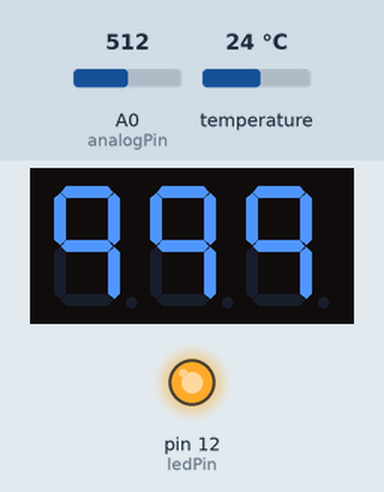
A program run on a simulated Arduino Nano, built with avr-gcc and run on an emulated ATmega328P. Shown: 3-digit seven-segment display, output pins drawn as LEDs (lit = HIGH). Wiring (inferred from the names in the program): BCD to 7-segment decoder: data pin 2, pin 3, pin 4, pin 5; 3-digit 7-segment display, segments lit when HIGH: segments Q0, Q1, Q2, Q3, Q4, Q5, Q6; digit selects pin 6, pin 7, pin 8. The inputs (shaded band) are chosen by the test bench; at power-on: A0 (analogPin) = 512, temperature 24 °C. The segment pins are drawn as the display they are named for; pins used as bus, display or sensor lines are not drawn.

Above: at 1.8 s.
1.9 s: A0 (analogPin) set to 122
At 5.8 s:
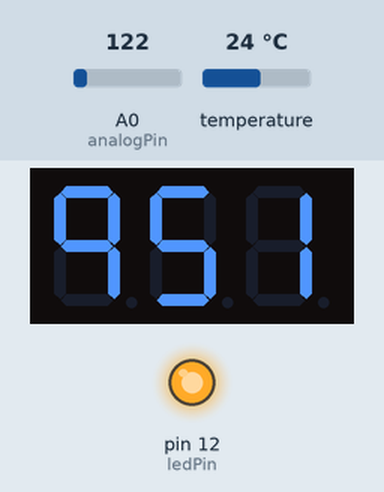
7.5 s: temperature set to 12 °C
At 11.2 s:
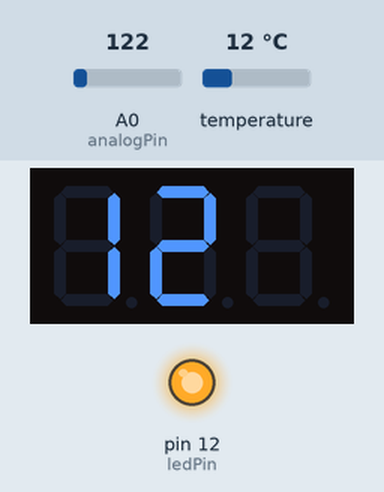
11.5 s: temperature set to 19 °C
At 13.4 s:
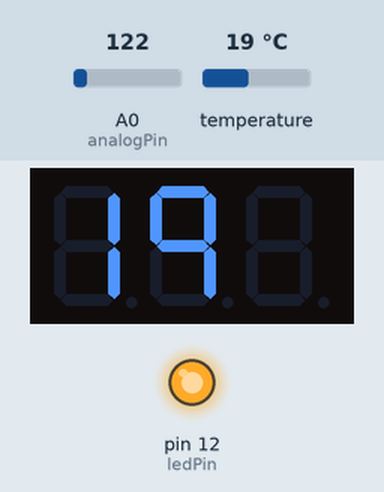
14.6 s: A0 (analogPin) set to 306
At 20.1 s:
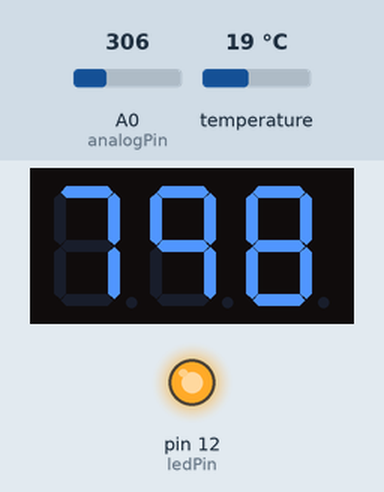
20.2 s: A0 (analogPin) set to 511
At 21.6 s:
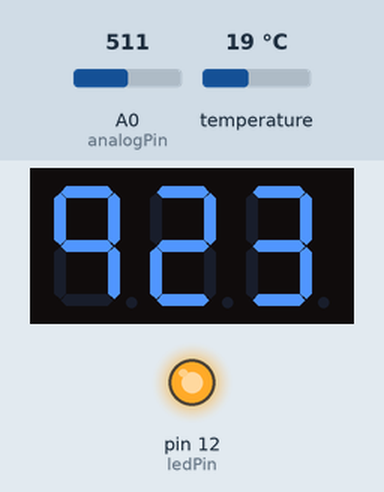
Timing chart, 0 to 23.2 s (numbered marks = the images above; inputs shaded):
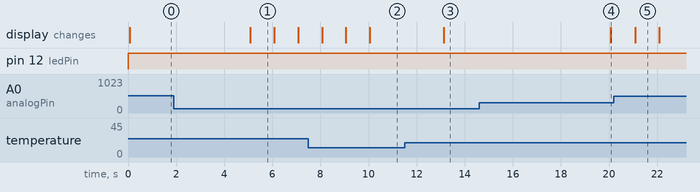

The program:

main.cpp
```cpp
#include <Arduino.h>
#include <Arduino_FreeRTOS.h>
#include <OneWire.h>
#include <DallasTemperature.h>

// พินเชื่อมต่อ IC CD4511BE
const uint8_t dataPins[] = {2, 3, 4, 5};
const uint8_t digitPins[] = {6, 7, 8};

// พินเซนเซอร์ GP2Y1014AU0F
const int ledPin = 12;
const int analogPin = A0;

// พินเซนเซอร์ DS18B20
const int oneWireBus = 10;
OneWire oneWire(oneWireBus);
DallasTemperature sensors(&oneWire);

// ตัวแปรเก็บค่าแยกกัน
volatile int pm25Value = 0;
volatile int tempValue = 0;
volatile bool displayMode = true;  // true = PM2.5, false = Temperature

// ฟังก์ชัน Kalman Filter
float estimate = 0.0;
float error_estimate = 0.5;
float error_measure = 1.0;
float kalmanGain = 0.0;

float kalmanFilter(float measurement) {
  kalmanGain = error_estimate / (error_estimate + error_measure);
  estimate = estimate + kalmanGain * (measurement - estimate);
  error_estimate = (1.0 - kalmanGain) * error_estimate;
  return estimate;
}

// ฟังก์ชันส่งข้อมูลไปยัง CD4511BE
void sendToCD4511(int digit) {
  for (int i = 0; i < 4; i++) {
    digitalWrite(dataPins[i], (digit >> i) & 0x01);
  }
}

// ฟังก์ชันแสดงตัวเลขบน 7-segment พร้อม C.
void showNumber(int number, bool showC, bool isPM25) {
  if (isPM25) {
    if (number > 999) number = 999;
    if (number < 0) number = 0;

    int hundreds = (number / 100) % 10;
    int tens = (number / 10) % 10;
    int units = number % 10;

    for (int i = 0; i < 3; i++) {
      digitalWrite(digitPins[0], i == 0 ? LOW : HIGH);
      digitalWrite(digitPins[1], i == 1 ? LOW : HIGH);
      digitalWrite(digitPins[2], i == 2 ? LOW : HIGH);

      int digit = (i == 0) ? hundreds : (i == 1) ? tens : units;
      sendToCD4511(digit);
      vTaskDelay(5 / portTICK_PERIOD_MS);
    }
  } else {
    if (number > 99) number = 99;
    if (number < 0) number = 0;

    int tens = (number / 10) % 10;
    int units = number % 10;

    for (int i = 0; i < 3; i++) {
      digitalWrite(digitPins[0], i == 0 ? LOW : HIGH);
      digitalWrite(digitPins[1], i == 1 ? LOW : HIGH);
      digitalWrite(digitPins[2], i == 2 ? LOW : HIGH);

      if (i == 2 && showC) {
        sendToCD4511(12);
      } else {
        int digit = (i == 0) ? tens : units;
        sendToCD4511(digit);
      }
      vTaskDelay(5 / portTICK_PERIOD_MS);
    }
  }
}

// ฟังก์ชันอ่านค่าฝุ่น PM2.5
int readPM25() {
  digitalWrite(ledPin, LOW);
  delayMicroseconds(280);

  int analogValue = analogRead(analogPin);
  delayMicroseconds(40);
  digitalWrite(ledPin, HIGH);
  delayMicroseconds(9680);

  float voltage = analogValue * (5.0 / 1023.0);
  float dustDensity = max(0.0, (voltage - 0.6) * 1000.0 / 0.5);
  float filteredDust = kalmanFilter(dustDensity);

  return (int)filteredDust;
}

// ฟังก์ชันอ่านค่าอุณหภูมิจาก DS18B20
int readTemperature() {
  sensors.requestTemperatures();
  float tempC = sensors.getTempCByIndex(0);
  return (int)tempC;
}

// Task สำหรับแสดงผล 7-segment
void taskDisplay(void *pvParameters) {
  for (uint8_t i = 0; i < 4; i++) pinMode(dataPins[i], OUTPUT);
  for (uint8_t i = 0; i < 3; i++) pinMode(digitPins[i], OUTPUT);

  while (1) {
    int valueToDisplay = displayMode ? pm25Value : tempValue;
    showNumber(valueToDisplay, !displayMode, displayMode);
  }
}

// Task อ่านค่าฝุ่น PM2.5
void taskReadPM25(void *pvParameters) {
  pinMode(ledPin, OUTPUT);
  digitalWrite(ledPin, HIGH);

  while (1) {
    pm25Value = readPM25();
    vTaskDelay(1000 / portTICK_PERIOD_MS);
  }
}

// Task อ่านค่าอุณหภูมิ DS18B20
void taskReadTemperature(void *pvParameters) {
  sensors.begin();
  while (1) {
    tempValue = readTemperature();
    vTaskDelay(1000 / portTICK_PERIOD_MS);
  }
}

// Task สลับแสดงผลทุก 10 วินาที
void taskToggleDisplay(void *pvParameters) {
  while (1) {
    vTaskDelay(10000 / portTICK_PERIOD_MS);
    displayMode = !displayMode;
  }
}

void setup() {
  xTaskCreate(taskDisplay, "DisplayTask", 128, NULL, 1, NULL);
  xTaskCreate(taskReadPM25, "ReadPM25Task", 128, NULL, 1, NULL);
  xTaskCreate(taskReadTemperature, "TempTask", 128, NULL, 1, NULL);
  xTaskCreate(taskToggleDisplay, "ToggleTask", 128, NULL, 1, NULL);
  vTaskStartScheduler();
}

void loop() {
  // ไม่ใช้ loop() เมื่อใช้ FreeRTOS
}
```

Measured:
- after the input at 1.9 s, the display: changes after 3.2 s (image 1)
- after the input at 11.5 s, the display: changes after 1.6 s (image 3)
- after the input at 14.6 s, the display: changes after 5.5 s (image 4)
- what the display in image 1 shows lasts 1.0 s, from 5.1 s to 6.1 s
